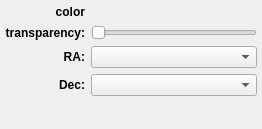
<?xml version="1.0" encoding="UTF-8"?>
<ui version="4.0">
 <class>Form</class>
 <widget class="QWidget" name="Form">
  <property name="geometry">
   <rect>
    <x>0</x>
    <y>0</y>
    <width>262</width>
    <height>129</height>
   </rect>
  </property>
  <property name="windowTitle">
   <string>Form</string>
  </property>
  <layout class="QGridLayout" name="gridLayout">
   <property name="margin">
    <number>5</number>
   </property>
   <item row="0" column="0">
    <widget class="QLabel" name="label_2">
     <property name="font">
      <font>
       <weight>75</weight>
       <bold>true</bold>
      </font>
     </property>
     <property name="text">
      <string>color</string>
     </property>
     <property name="alignment">
      <set>Qt::AlignRight|Qt::AlignTrailing|Qt::AlignVCenter</set>
     </property>
    </widget>
   </item>
   <item row="3" column="1" colspan="2">
    <widget class="QComboBox" name="combosel_dec_att">
     <property name="sizeAdjustPolicy">
      <enum>QComboBox::AdjustToMinimumContentsLength</enum>
     </property>
    </widget>
   </item>
   <item row="1" column="1" colspan="2">
    <widget class="QSlider" name="value_alpha">
     <property name="maximum">
      <number>100</number>
     </property>
     <property name="orientation">
      <enum>Qt::Horizontal</enum>
     </property>
    </widget>
   </item>
   <item row="1" column="0">
    <widget class="QLabel" name="label">
     <property name="font">
      <font>
       <weight>75</weight>
       <bold>true</bold>
      </font>
     </property>
     <property name="text">
      <string>transparency:</string>
     </property>
     <property name="alignment">
      <set>Qt::AlignRight|Qt::AlignTrailing|Qt::AlignVCenter</set>
     </property>
    </widget>
   </item>
   <item row="2" column="0">
    <widget class="QLabel" name="label_3">
     <property name="font">
      <font>
       <weight>75</weight>
       <bold>true</bold>
      </font>
     </property>
     <property name="text">
      <string>RA:</string>
     </property>
     <property name="alignment">
      <set>Qt::AlignRight|Qt::AlignTrailing|Qt::AlignVCenter</set>
     </property>
    </widget>
   </item>
   <item row="3" column="0">
    <widget class="QLabel" name="label_4">
     <property name="font">
      <font>
       <weight>75</weight>
       <bold>true</bold>
      </font>
     </property>
     <property name="text">
      <string>Dec:</string>
     </property>
     <property name="alignment">
      <set>Qt::AlignRight|Qt::AlignTrailing|Qt::AlignVCenter</set>
     </property>
    </widget>
   </item>
   <item row="2" column="1" colspan="2">
    <widget class="QComboBox" name="combosel_ra_att">
     <property name="sizeAdjustPolicy">
      <enum>QComboBox::AdjustToMinimumContentsLength</enum>
     </property>
    </widget>
   </item>
   <item row="0" column="1">
    <widget class="QColorBox" name="color_color">
     <property name="sizePolicy">
      <sizepolicy hsizetype="Preferred" vsizetype="Minimum">
       <horstretch>0</horstretch>
       <verstretch>0</verstretch>
      </sizepolicy>
     </property>
     <property name="text">
      <string/>
     </property>
    </widget>
   </item>
   <item row="4" column="1">
    <spacer name="verticalSpacer">
     <property name="orientation">
      <enum>Qt::Vertical</enum>
     </property>
     <property name="sizeHint" stdset="0">
      <size>
       <width>20</width>
       <height>40</height>
      </size>
     </property>
    </spacer>
   </item>
  </layout>
 </widget>
 <customwidgets>
  <customwidget>
   <class>QColorBox</class>
   <extends>QLabel</extends>
   <header>glue.utils.qt.colors</header>
  </customwidget>
 </customwidgets>
 <resources/>
 <connections/>
</ui>
